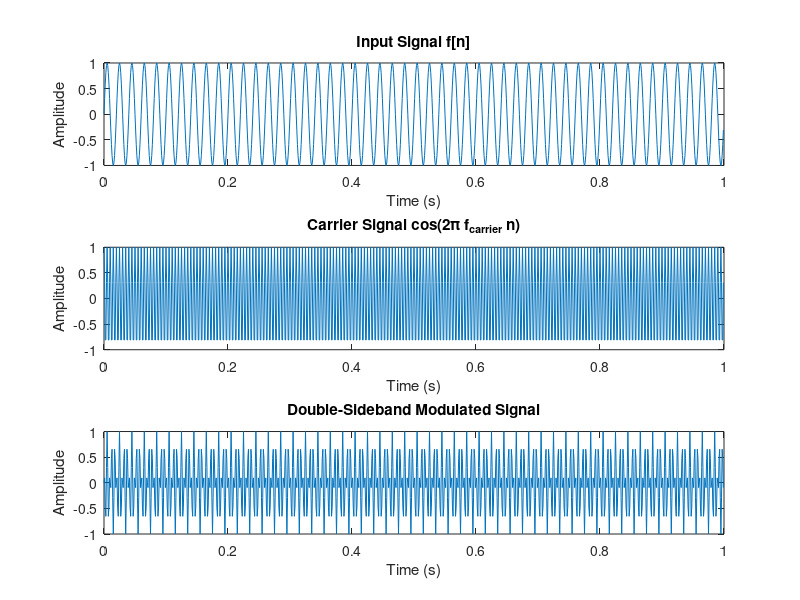

MATLAB code for this plot:
close all
clc
clear all

% Parameters
fs = 1000;             % Sampling frequency in Hz
f_signal = 50;         % Frequency of the input signal (Hz)
f_carrier = 200;       % Carrier frequency (Hz)
num_samples = 1000;    % Number of samples to process

% Initialize phase accumulator
phase = 0;                    
phase_increment = 2 * pi * f_carrier / fs;  % Phase increment per sample

% Preallocate arrays for efficiency
f = zeros(1, num_samples);          % Input signal
carrier_samples = zeros(1, num_samples);  % Carrier samples
modulated = zeros(1, num_samples);  % Modulated signal

% Sample-by-sample processing loop
for n = 1:num_samples
    % Generate input signal (sinusoidal signal)
    f(n) = sin(2 * pi * f_signal * (n - 1) / fs);
    
    % Generate carrier sample using the current phase
    carrier_samples(n) = cos(phase);
    
    % Modulate the input signal with the carrier
    modulated(n) = f(n) * carrier_samples(n);
    
    % Update the phase accumulator and wrap it within [0, 2*pi]
    phase = phase + phase_increment;
    if phase > 2 * pi
        phase = phase - 2 * pi;
    end
end

% Plot the signals
t = (0:num_samples-1) / fs;  % Time vector

figure;
subplot(3,1,1);
plot(t, f);
title('Input Signal f[n]');
xlabel('Time (s)');
ylabel('Amplitude');

subplot(3,1,2);
plot(t, carrier_samples);
title('Carrier Signal cos(2\pi f_{carrier} n)');
xlabel('Time (s)');
ylabel('Amplitude');

subplot(3,1,3);
plot(t, modulated);
title('Double-Sideband Modulated Signal');
xlabel('Time (s)');
ylabel('Amplitude');
